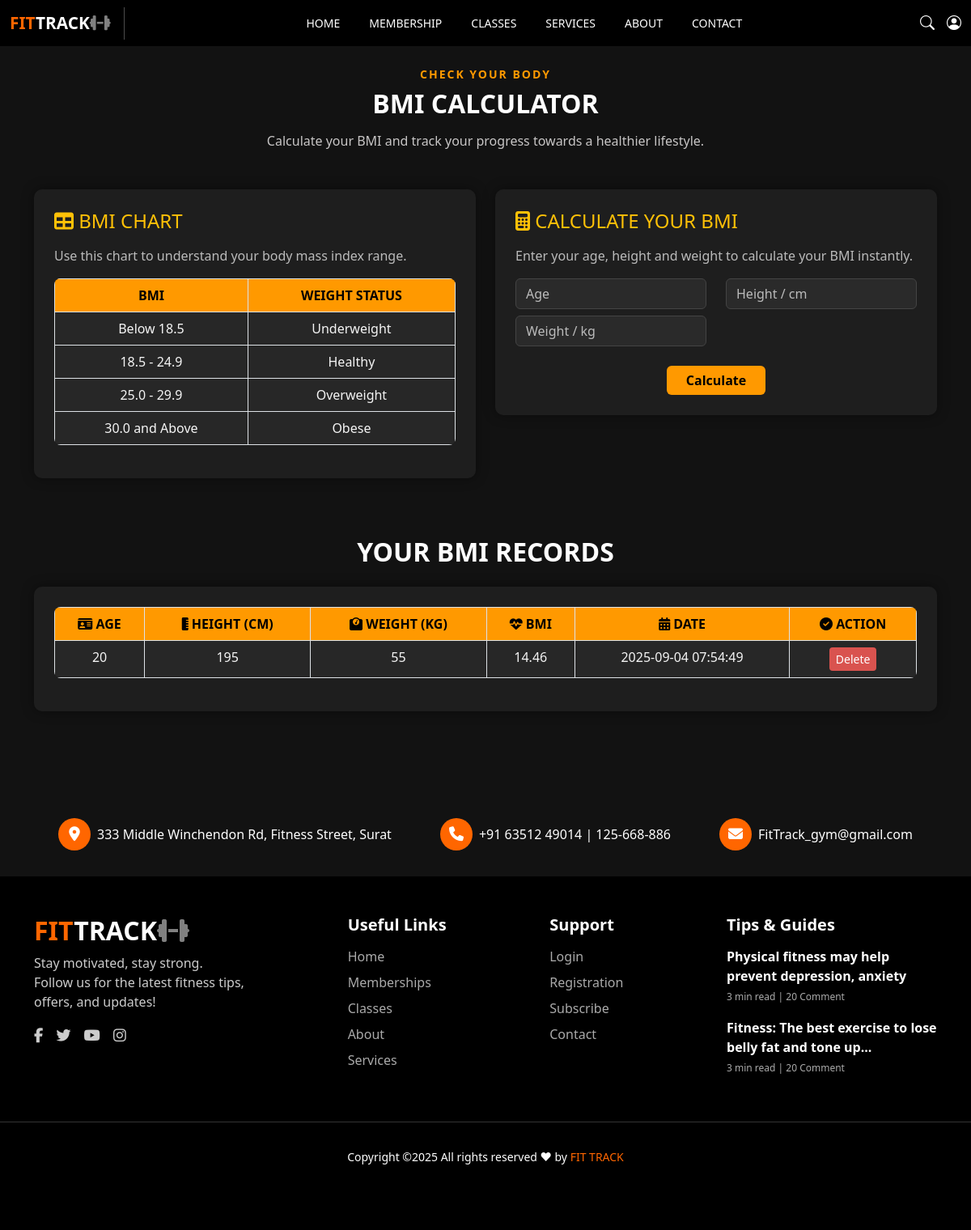
Screenshot of /user/bmi.php (signed in) with the database file from the repository.
### tables this page shows
CREATE TABLE `bmi_records` (
  `id` int(11) NOT NULL,
  `user_id` int(11) NOT NULL,
  `age` int(11) NOT NULL,
  `height` float NOT NULL,
  `weight` float NOT NULL,
  `bmi` float NOT NULL,
  `created_at` timestamp NOT NULL DEFAULT current_timestamp()
);

### user/bmi.php (the view, shortened to what this page needs)
<?php
include '../config.php';
$user_id = $_SESSION['user_id'];
$records = $conn->query("SELECT * FROM bmi_records WHERE user_id=$user_id ORDER BY created_at DESC");
?>
<!DOCTYPE html>
<html lang="en">
<head>
    <link href="https://cdn.jsdelivr.net/npm/bootstrap@5.3.2/dist/css/bootstrap.min.css" rel="stylesheet">
    <link rel="stylesheet" href="https://cdnjs.cloudflare.com/ajax/libs/font-awesome/6.5.0/css/all.min.css">
    <link rel="stylesheet" href="../css/bmi.css">
</head>
<body>
<?php include 'user_header.php'; ?>
<section class="bmi-section">
  <div class="container mb-5 mt-4">
    <h2 class="section-subtitle text-center">CHECK YOUR BODY</h2>
    <h3 class="section-title text-center">BMI CALCULATOR</h3>
    <p class="text-center mb-5" style="color:#c8c6c6;">Calculate your BMI and track your progress towards a healthier lifestyle.</p>
    <div class="row">
      <div class="col-lg-6 mb-4">
        <div class="card-custom">
          <h4 class="mb-3 text-warning"><i class="fas fa-table"></i> BMI CHART</h4>
          <p style="color: #bbb;">Use this chart to understand your body mass index range.</p>
          <div class="table-responsive">
            <table class="table custom-table table-bordered text-center">
              <thead>
                <tr>
                  <th>BMI</th>
                  <th>WEIGHT STATUS</th>
                </tr>
              </thead>
              <tbody>
                <tr><td>Below 18.5</td><td>Underweight</td></tr>
                <tr><td>18.5 - 24.9</td><td>Healthy</td></tr>
                <tr><td>25.0 - 29.9</td><td>Overweight</td></tr>
                <tr><td>30.0 and Above</td><td>Obese</td></tr>
              </tbody>
            </table>
          </div>
        </div>
      </div>
      <div class="col-lg-6 mb-4">
        <div class="card-custom">
          <h4 class="mb-3 text-warning"><i class="fas fa-calculator"></i> CALCULATE YOUR BMI</h4>
          <p>Enter your age, height and weight to calculate your BMI instantly.</p>
          <form method="POST">
            <div class="row mb-3">
              <div class="col-sm-6 mb-2">
                <input type="number" name="age" class="form-control" placeholder="Age" min="0" required>
              </div>
              <div class="col-sm-6 mb-2">
                <input type="number" name="height" class="form-control" placeholder="Height / cm" min="0" required>
              </div>
              <div class="col-sm-6 mb-2">
                <input type="number" name="weight" class="form-control" placeholder="Weight / kg" min="0" required>
              </div>
            </div>
            <div class="text-center">
            <button type="submit" name="calculate" class="btn btn-warning px-4">Calculate</button></div>
          </form>
        </div>
      </div>
    </div>
    <div class="mt-5">
      <h3 class="section-title text-center mb-4">YOUR BMI RECORDS</h3>
      <div class="card-custom">
        <div class="table-responsive">
          <table class="table custom-table table-bordered text-center">
            <thead>
              <tr>
                <th><i class="fas fa-id-card"></i> AGE</th>
                <th><i class="fas fa-ruler-vertical"></i> HEIGHT (CM)</th>
                <th><i class="fas fa-weight"></i> WEIGHT (KG)</th>
                <th><i class="fas fa-heartbeat"></i> BMI</th>
                <th><i class="fas fa-calendar-alt"></i> DATE</th>
                <th><i class="fas fa-check-circle"></i> ACTION</th>
              </tr>
            </thead>
            <tbody>
              <?php if ($records->num_rows > 0) {
                while ($row = $records->fetch_assoc()) { ?>
                  <tr>
                    <td><?= $row['age'] ?></td>
                    <td><?= $row['height'] ?></td>
                    <td><?= $row['weight'] ?></td>
                    <td><?= $row['bmi'] ?></td>
                    <td><?= $row['created_at'] ?></td>
                    <td>
                      <a href="bmi.php?delete=<?= $row['id'] ?>"
                         onclick="return confirm('Delete this record?')"
                         class="btn btn-danger btn-sm">Delete</a>
                    </td>
                  </tr>
              <?php } } else { ?>
                <tr><td colspan="6" style="color:#ff9900;">No records found.</td></tr>
              <?php } ?>
            </tbody>
          </table>
        </div>
      </div>
    </div>
  </div>
</section>
<?php include 'user_footer.php'; ?>
</body>
</html>

### css/bmi.css (style rules this page uses)
.bmi-section { background-color: #121212; color: #f5f5f5; padding: 60px 0; min-height: 100vh; }
.section-subtitle { font-size: 14px; font-weight: 600; letter-spacing: 2px; color: #ff9900; text-transform: uppercase; }
.section-title { font-size: 32px; font-weight: bold; color: #ffffff; margin-bottom: 15px; }
.card-custom { background: #1e1e1e; border-radius: 10px; padding: 25px; color: #ddd; box-shadow: 0px 0px 15px rgba(0,0,0,0.4); transition: all 0.3s ease; }
.custom-table { background: #1a1a1a !important; color: #eaeaea !important; border-radius: 8px; overflow: hidden; }
.custom-table th { background: #ff9900 !important; color: #000 !important; font-weight: bold; }
.custom-table td { background: #272727 !important; color: #f5f5f5 !important; }
.form-control { background: #2a2a2a !important; border: 1px solid #444 !important; color: #f5f5f5 !important; border-radius: 6px !important; }
.form-control::placeholder { color: #bbb !important; }
.btn-warning { background-color: #ff9900 !important; border: none !important; color: #000 !important; font-weight: 600 !important; }
.btn-danger { background-color: #d9534f !important; border: none !important; }
.card-custom p { color: #bbb; }

### user/user_header.php (style rules this page uses)
body { margin: 0; font-family: Arial, sans-serif; background-size: cover; }

### rows the page displays
bmi_records: age "20", height "195", weight "55", bmi "14.46", created_at "2025-09-04 07:54:49"
